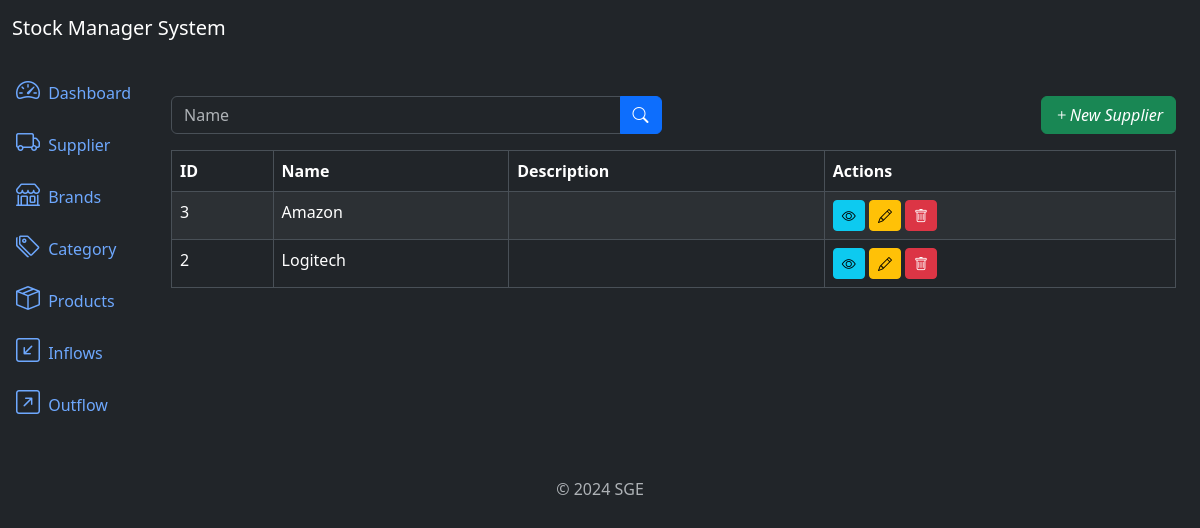
Screenshot of /suppliers/list/ with the database file from the repository.
### suppliers/models.py (models this page shows, shortened)
class Supplier(models.Model):
	name = models.CharField(max_length=500)
	description = models.TextField(null=True, blank=True)
	created_at = models.DateTimeField(auto_now_add=True)
	updated_at = models.DateTimeField(auto_now=True)
	class Meta:
		ordering = ['name']

### suppliers/views.py (the view)
# urls.py: path('suppliers/list/', views.SupplierListView.as_view(), name='supplier_list'),
class SupplierListView(ListView):
	model = models.Supplier
	template_name = 'supplier_list.html'
	context_object_name = 'suppliers'
	paginate_by = 3
	def get_queryset(self):
		queryset = super().get_queryset()
		name = self.request.GET.get('name')
		if name:
			queryset = queryset.filter(name__icontains=name)
		return queryset

### suppliers/templates/supplier_list.html (shortened to what this page needs)
{% extends 'base.html' %}
{% block content %}
    <div class="row mb-3">
        <div class="col-md-6">
            <form method="get" action="{% url 'supplier_list' %}">
                <div class="input-group">
                    <input type="text" class="form-control" name="name" placeholder="Name"
                           value="{{ request.GET.name }}">
                    <button type="submit" class="btn btn-primary"><i class="bi bi-search"></i></button>
                </div>
            </form>
        </div>
        <div class="col mb-6">
            <a href="{% url 'supplier_create' %}" class="btn btn-success float-end">
                <i class="bi bi-plus">New Supplier</i>
            </a>
        </div>
    </div>
    <div class="table-responsive">
        <table class="table table-striped table-bordered">
            <thead class="thead-dark">
            <tr>
                <th>ID</th>
                <th>Name</th>
                <th>Description</th>
                <th>Actions</th>
            </tr>
            </thead>
            <tbody>
            {% for supplier in suppliers %}
                <tr>
                    <td>{{ supplier.id }}</td>
                    <td>{{ supplier.name }}</td>
                    <td>{{ supplier.description }}</td>
                    <td>
                        <a href="{% url 'supplier_detail' supplier.id %}" class="btn btn-info btn-sm"><i
                                class="bi bi-eye"></i></a>
                        <a href="{% url 'supplier_update' supplier.id %}" class="btn btn-warning btn-sm"><i
                                class="bi bi-pencil"></i></a>
                        <a href="{% url 'supplier_delete' supplier.id %}" class="btn btn-danger btn-sm"><i
                                class="bi bi-trash"></i></a>
                    </td>
                </tr>
            {% endfor %}
            </tbody>
        </table>
    </div>
{% endblock %}

### rows the page displays
Supplier: id "3", name "Amazon"
Supplier: id "2", name "Logitech"
